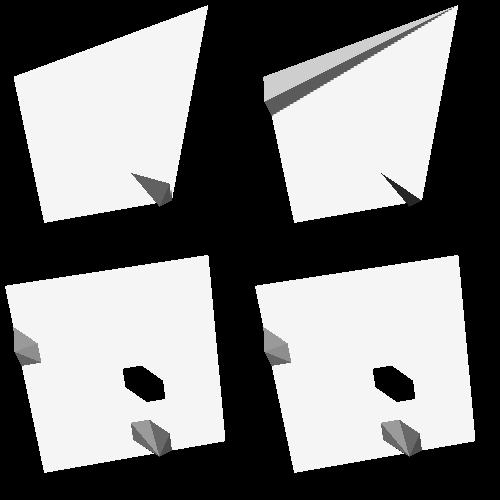

Recreate this plot in Python.
#!/usr/bin/env python

# Demonstrate vtkDecimatePro on a bumpy plane with four combinations
# of BoundaryVertexDeletion and AccumulateError, displayed in a 2x2
# grid of viewports.

# Factory overrides
import vtkmodules.vtkInteractionStyle  # noqa: F401
import vtkmodules.vtkRenderingOpenGL2  # noqa: F401

from vtkmodules.vtkCommonCore import vtkPoints
from vtkmodules.vtkFiltersCore import (
    vtkDecimatePro,
    vtkTriangleFilter,
)
from vtkmodules.vtkFiltersGeometry import vtkGeometryFilter
from vtkmodules.vtkFiltersProgrammable import vtkProgrammableFilter
from vtkmodules.vtkFiltersSources import vtkPlaneSource
from vtkmodules.vtkRenderingCore import (
    vtkActor,
    vtkCamera,
    vtkPolyDataMapper,
    vtkRenderWindow,
    vtkRenderWindowInteractor,
    vtkRenderer,
)

# Create a plane with a couple of bumps
plane = vtkPlaneSource()
plane.SetXResolution(10)
plane.SetYResolution(10)

tf = vtkTriangleFilter()
tf.SetInputConnection(plane.GetOutputPort())
tf.Update()

# Programmable filter to adjust point heights
adjust_points = vtkProgrammableFilter()
adjust_points.SetInputConnection(tf.GetOutputPort())


def adjust_points_proc():
    inp = adjust_points.GetPolyDataInput()
    in_pts = inp.GetPoints()
    new_pts = vtkPoints()
    new_pts.DeepCopy(in_pts)

    pt = inp.GetPoint(17)
    new_pts.SetPoint(17, pt[0], pt[1], 0.25)
    pt = in_pts.GetPoint(50)
    new_pts.SetPoint(50, pt[0], pt[1], 1.0)
    pt = in_pts.GetPoint(77)
    new_pts.SetPoint(77, pt[0], pt[1], 0.125)

    adjust_points.GetPolyDataOutput().CopyStructure(inp)
    adjust_points.GetPolyDataOutput().SetPoints(new_pts)


adjust_points.SetExecuteMethod(adjust_points_proc)

# Remove the extreme peak in the center with extent clipping
gf = vtkGeometryFilter()
gf.SetInputConnection(adjust_points.GetOutputPort())
gf.ExtentClippingOn()
gf.SetExtent(-100, 100, -100, 100, -1, 0.9)

# Four combinations of boundary vertex deletion and accumulate error.

# BoundaryVertexDeletion=On, AccumulateError=On.
deci_on_on = vtkDecimatePro()
deci_on_on.SetInputConnection(gf.GetOutputPort())
deci_on_on.SetTargetReduction(0.95)
deci_on_on.BoundaryVertexDeletionOn()
deci_on_on.AccumulateErrorOn()
mapper_on_on = vtkPolyDataMapper()
mapper_on_on.SetInputConnection(deci_on_on.GetOutputPort())
plane_actor_on_on = vtkActor()
plane_actor_on_on.SetMapper(mapper_on_on)

# BoundaryVertexDeletion=On, AccumulateError=Off.
deci_on_off = vtkDecimatePro()
deci_on_off.SetInputConnection(gf.GetOutputPort())
deci_on_off.SetTargetReduction(0.95)
deci_on_off.BoundaryVertexDeletionOn()
deci_on_off.AccumulateErrorOff()
mapper_on_off = vtkPolyDataMapper()
mapper_on_off.SetInputConnection(deci_on_off.GetOutputPort())
plane_actor_on_off = vtkActor()
plane_actor_on_off.SetMapper(mapper_on_off)

# BoundaryVertexDeletion=Off, AccumulateError=On.
deci_off_on = vtkDecimatePro()
deci_off_on.SetInputConnection(gf.GetOutputPort())
deci_off_on.SetTargetReduction(0.95)
deci_off_on.BoundaryVertexDeletionOff()
deci_off_on.AccumulateErrorOn()
mapper_off_on = vtkPolyDataMapper()
mapper_off_on.SetInputConnection(deci_off_on.GetOutputPort())
plane_actor_off_on = vtkActor()
plane_actor_off_on.SetMapper(mapper_off_on)

# BoundaryVertexDeletion=Off, AccumulateError=Off.
deci_off_off = vtkDecimatePro()
deci_off_off.SetInputConnection(gf.GetOutputPort())
deci_off_off.SetTargetReduction(0.95)
deci_off_off.BoundaryVertexDeletionOff()
deci_off_off.AccumulateErrorOff()
mapper_off_off = vtkPolyDataMapper()
mapper_off_off.SetInputConnection(deci_off_off.GetOutputPort())
plane_actor_off_off = vtkActor()
plane_actor_off_off.SetMapper(mapper_off_off)

# Four renderers in 2x2 layout
renderer_0 = vtkRenderer()
renderer_0.SetViewport(0, 0.5, 0.5, 1)
renderer_0.AddActor(plane_actor_on_on)
renderer_0.SetBackground(0, 0, 0)

renderer_1 = vtkRenderer()
renderer_1.SetViewport(0.5, 0.5, 1, 1)
renderer_1.AddActor(plane_actor_on_off)
renderer_1.SetBackground(0, 0, 0)

renderer_2 = vtkRenderer()
renderer_2.SetViewport(0, 0, 0.5, 0.5)
renderer_2.AddActor(plane_actor_off_on)
renderer_2.SetBackground(0, 0, 0)

renderer_3 = vtkRenderer()
renderer_3.SetViewport(0.5, 0, 1, 0.5)
renderer_3.AddActor(plane_actor_off_off)
renderer_3.SetBackground(0, 0, 0)

# Window
render_window = vtkRenderWindow()
render_window.AddRenderer(renderer_0)
render_window.AddRenderer(renderer_1)
render_window.AddRenderer(renderer_2)
render_window.AddRenderer(renderer_3)
render_window.SetSize(500, 500)
render_window.SetWindowName("deci plane")

# Scene
camera = vtkCamera()
camera.SetPosition(-0.128224, 0.611836, 2.31297)
camera.SetFocalPoint(0, 0, 0.125)
camera.SetViewAngle(30)
camera.SetViewUp(0.162675, 0.952658, -0.256864)

renderer_0.SetActiveCamera(camera)
renderer_1.SetActiveCamera(camera)
renderer_2.SetActiveCamera(camera)
renderer_3.SetActiveCamera(camera)

# Interactor
interactor = vtkRenderWindowInteractor()
interactor.SetRenderWindow(render_window)

interactor.Initialize()
interactor.Start()
